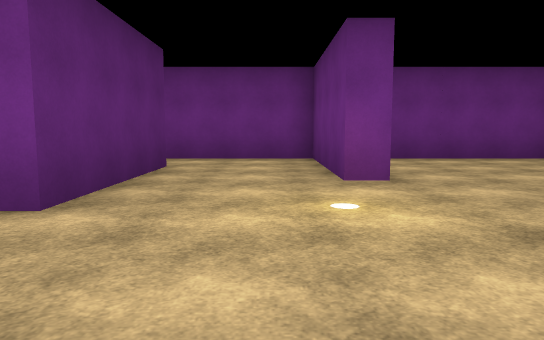
view 1 (above)

20 first-person views from a walk through a Unity game level. The camera is 1.3 m above the floor, tilts 6° down and sees 70° across. The floor is counted in squares, 2 m on a side. Each view is taken from the middle of a square. On the plan, view 1 faces up. The plan holds only what a view shows up to about 11 squares ahead; the rest is blank. The place goes on beyond the plan. The player character is not drawn. Door leaves are left out, so doorways stand open. Surface patterns are stand-ins for the level's own textures.

view 2
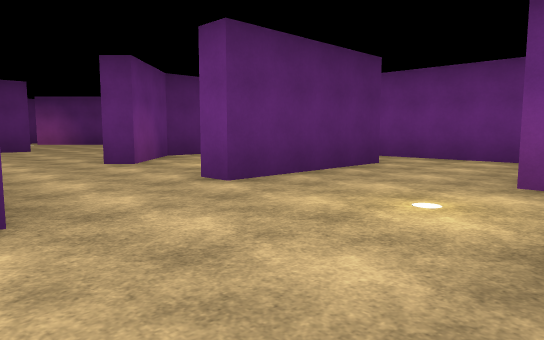

view 3
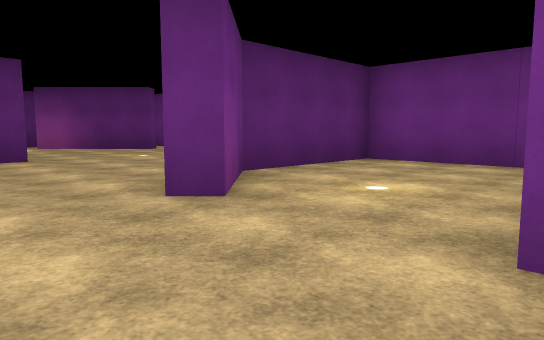

view 4
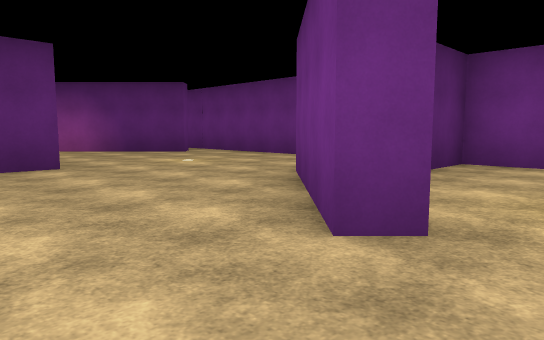

view 5
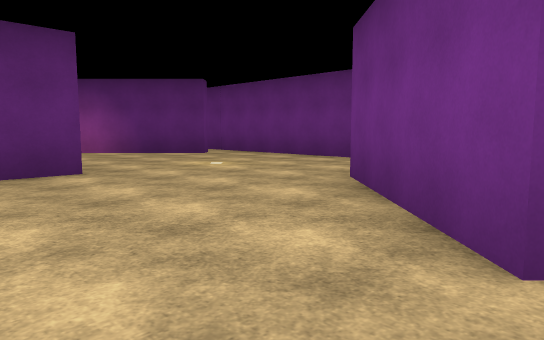

view 6
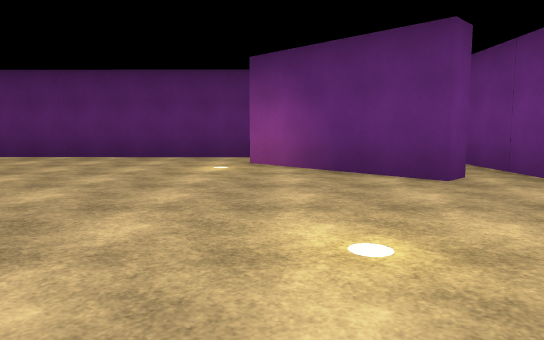

view 7
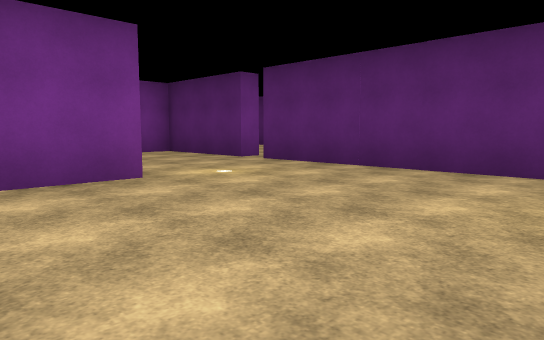

view 8
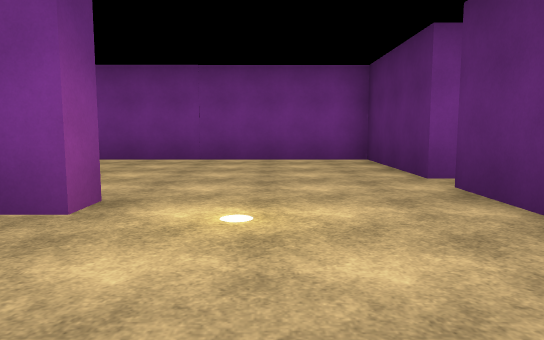

view 9
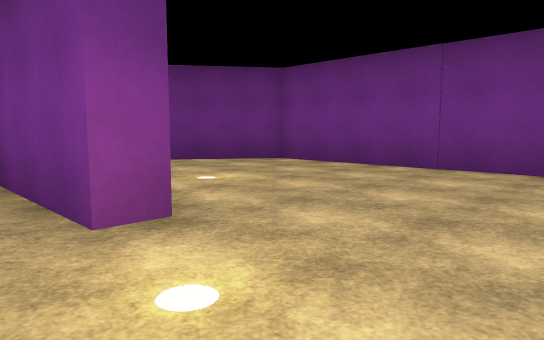

view 10
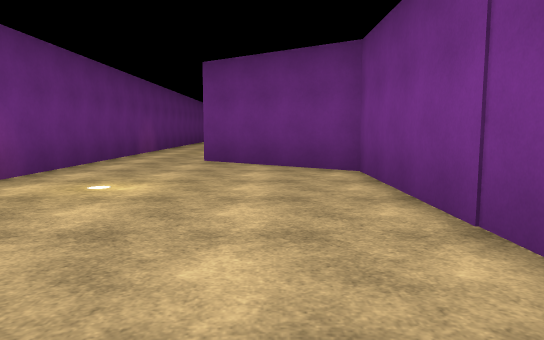

view 11
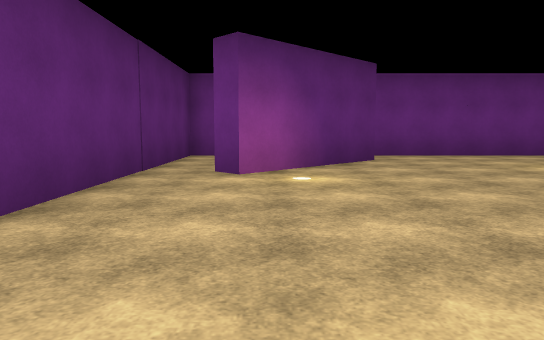

view 12
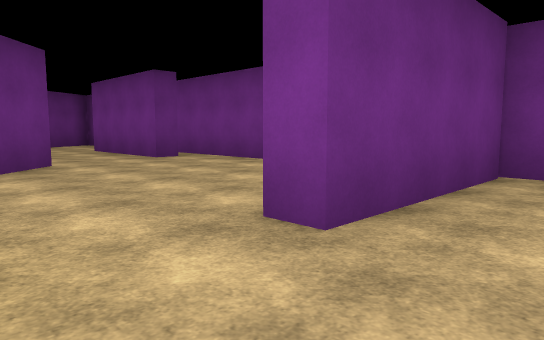

view 13
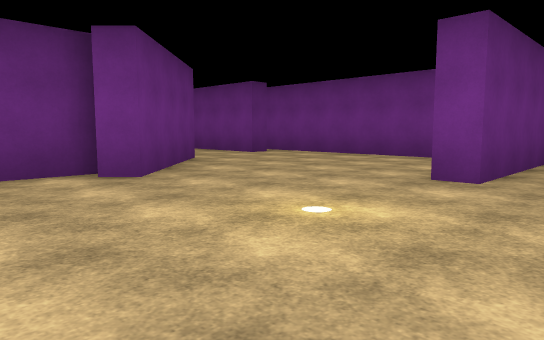

view 14
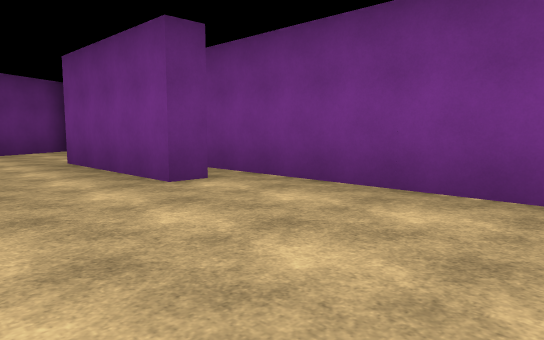

view 15
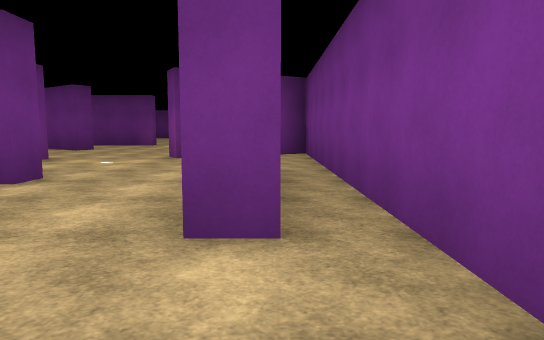

view 16
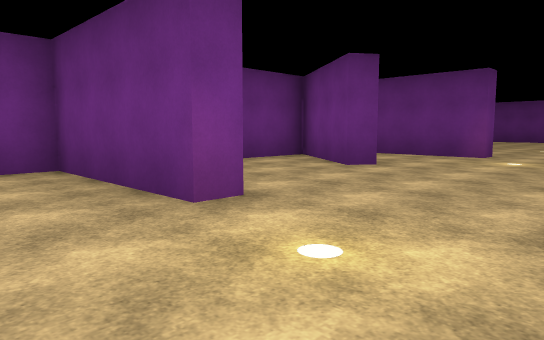

view 17
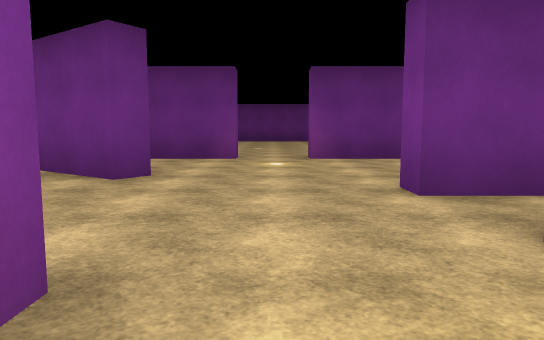

view 18
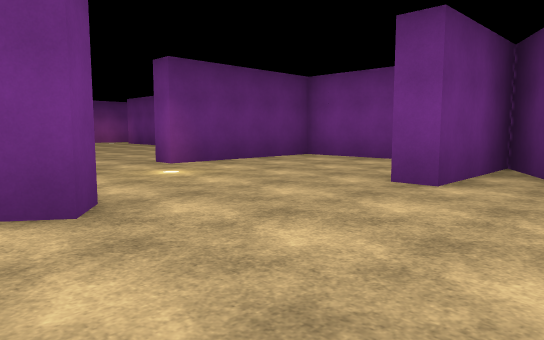

view 19
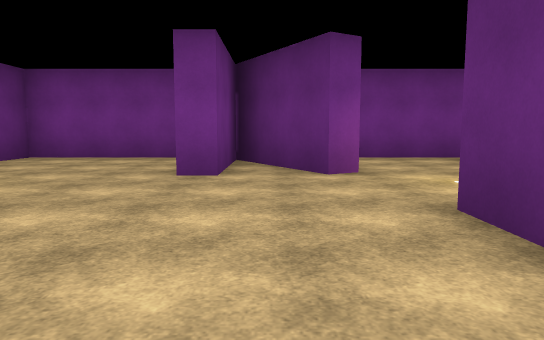

view 20
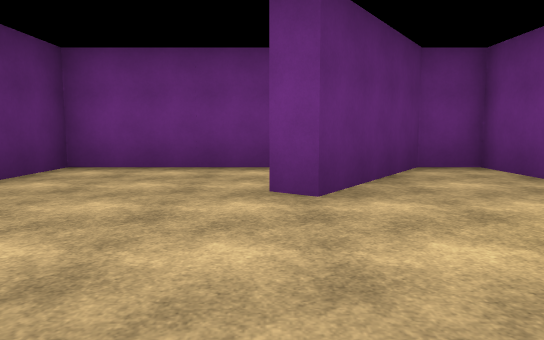

### Floor plan
Points are (right, up) in squares from view 1. A wall is a line through its corners. A room is listed if a view was taken in it or the views show most of it. See-through windows are left out.
Room 1 (views 1, 2, 3, 4, 16, 17)
walls: (1.5, 4.9) (0.9, 4.9) (0.9, 6.4); (-1.9, 6.9) (-1.9, 3.1) (-2.5, 3.1); (-4.7, 0.5) (-1, 0.5); (-4.5, -0.9) (3.4, -0.9) (1.7, 2.1)
ways out: opening at (-4, 1.5) to room 2; opening at (2, 3.5) to room 3; opening at (-3.5, 3.5) to room 4; opening at (-0.5, 5.5) to room 6
Room 2 (views 5, 6, 7, 8, 9, 10, 11, 12, 13, 14, 15)
walls: (-9.4, -0.9) (-4.5, -0.9); (-14.4, -1.5) (-14.4, -0.9) (-11.5, -0.9) (-11.5, 3) (-10.9, 3) (-10.9, 2); (-9.6, -1.5) (-12.1, -1.5); (-7.2, 5.8) (-7.2, 7); (-14.3, 7.7) (-13.8, 7.2) (-16.5, 4.6) (-16.9, 5); (-18, -3.1) (-18, -6.4) (-11, -6.4) (-9, -3.6); (-18, 5.1) (-18, -2.4); (-5, 3.3) (-5.4, 2.9) (-8, 5.6) (-7.6, 6); (-4.7, -0.1) (-4.7, 0.5); (-9.2, 8.6) (-15.6, 8.6)
ways out: opening at (-4, 1.5) to room 1; opening at (-15, 8) to room 5; gap at (-17, 5) to room 5; opening at (-9, -2.5); gap at (-18, -2.5)
Room 3 (views 18, 19, 20)
walls: (8.6, 4.9) (8.6, 8.6) (7.5, 8.6) (5.5, 5.7) (5, 6) (6.8, 8.6) (1.5, 8.6) (1.5, 4.9); (1.7, 2.1) (2.2, 2.4) (3.8, -0.3) (3.8, 2.6) (4.4, 2.6); (5.1, -0.9) (8.6, -0.9) (8.6, 3)
ways out: opening at (2, 3.5) to room 1; open door at (9, 4)
Room 4 (no view inside)
walls: (-1.6, 8.6) (-6.6, 8.6) (-6.6, 5) (-5, 3.3)
ways out: opening at (-3.5, 3.5) to room 1; opening at (-2, 7.5) to room 6
Room 5 (no view inside)
walls: (-15.6, 8.6) (-18, 8.6) (-18, 5.1)
ways out: opening at (-15, 8) to room 2; gap at (-17, 5) to room 2
Room 6 (no view inside)
walls: (0.9, 6.4) (0.9, 8.6) (-1.6, 8.6)
ways out: opening at (-0.5, 5.5) to room 1; opening at (-2, 7.5) to room 4

Where each view was taken, in squares from view 1:
view 1: 0 up, 0 right, facing up
view 2: 0 up, 2 right, facing up-left
view 3: 1 up, 2 left, facing up-left
view 4: 1 up, 4 left, facing up-left
view 5: 1 up, 5 left, facing up-left
view 6: 5 up, 9 left, facing left
view 7: 4 up, 12 left, facing down-left
view 8: 2 up, 16 left, facing down
view 9: 0 up, 17 left, facing down-right
view 10: 5 down, 17 left, facing right
view 11: 1 down, 16 left, facing up
view 12: 5 up, 13 left, facing down-right
view 13: 8 up, 13 left, facing down-right
view 14: 3 up, 9 left, facing down-right
view 15: 0 up, 7 left, facing right
view 16: 2 up, 1 left, facing up-right
view 17: 4 up, 0 right, facing right
view 18: 7 up, 2 right, facing down-right
view 19: 8 up, 3 right, facing down
view 20: 2 up, 5 right, facing up
